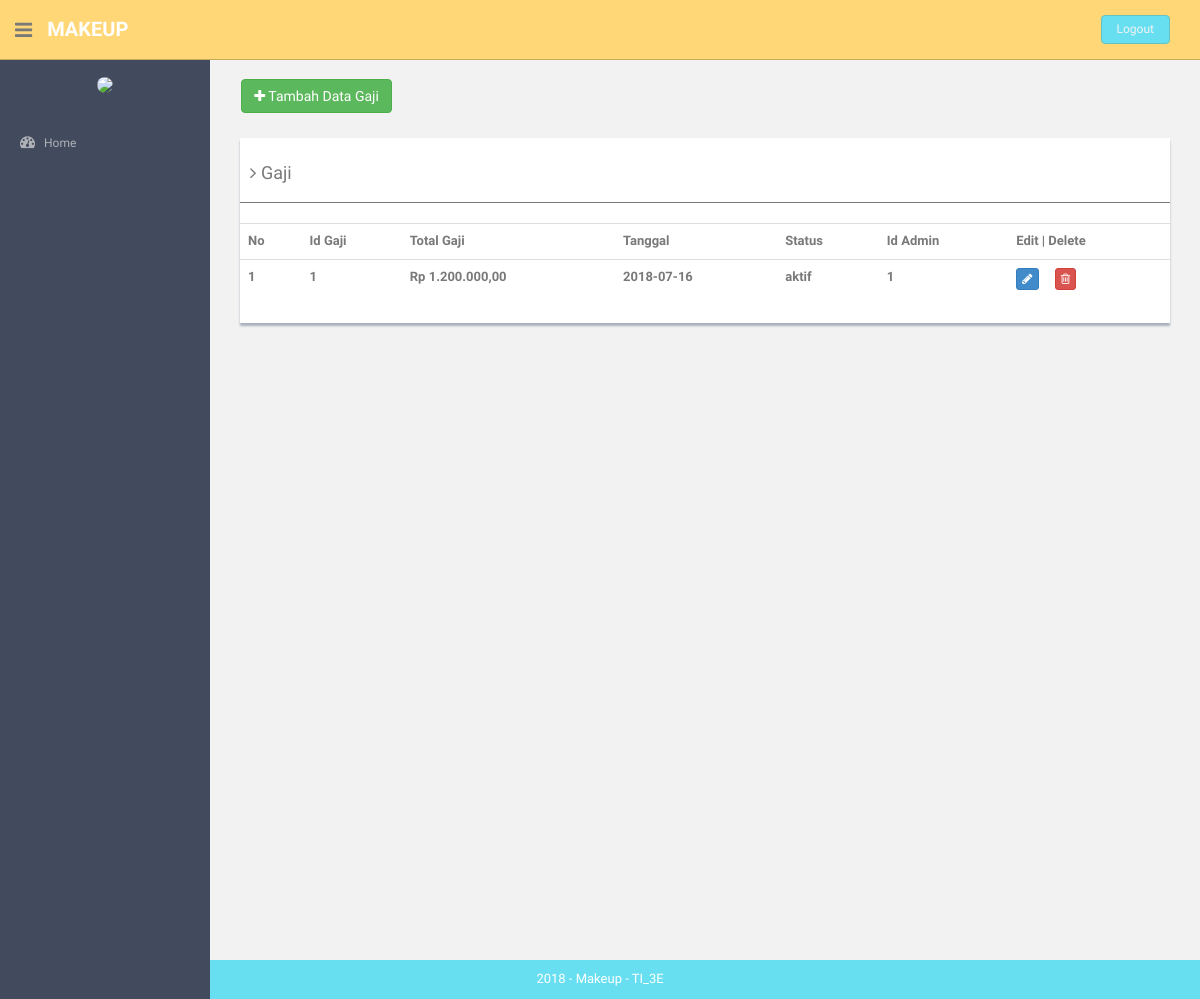
Screenshot of /index.php/gaji with the database file from the repository.
### tables this page shows
CREATE TABLE `gaji` (
  `id_gaji` int(3) NOT NULL,
  `total_gaji` int(11) NOT NULL,
  `tanggal` date NOT NULL,
  `status` varchar(10) NOT NULL,
  `id_admin` int(11) NOT NULL
);

### application/controllers/Gaji.php (called while the page is built, shortened)
<?php
class Gaji extends CI_Controller {
	public function __construct()
	{
		$this->load->helper('url','form');
		$this->load->library('form_validation');
		$this->load->model('admin_model');
		$this->load->model('gaji_model');
		$this->load->helper('html');
		$this->load->library('image_lib');
	}
	public function index()
	{
		$object['gaji']=$this->gaji_model->getDataGaji();
		$object['admin']=$this->admin_model->getDataAdmin();
		$cek['status'] = array(
        		'home'=>'',
        		'hrd'=>'active',
        		'keuangan'=>'',
        		'produk'=>'',
        		'pembelian'=>'',
        		'pemasukan'=>'',
        		'pengeluaran'=>'',
        		'utang'=>'',
        		'cash_flow'=>'',
        		'pemesanan'=>'',
                        'pembayaran'=>'',
        		'neraca'=>'',
        		'admin'=>'',
        		'gaji'=>'active',
        		'golongan'=>'',
        		'absensi'=>'',
        		'user'=>'',
        		'barang'=>'',
        		'supplier'=>'',
        		'kategori'=>'',
        		);
				$this->load->view('component/header',$cek);
				$this->load->view('gaji',$object);
				$this->load->view('component/footer');
	}
}

### index.php (called while the page is built, shortened)
<?php
require_once BASEPATH.'core/CodeIgniter.php';

### application/models/Gaji_model.php (called while the page is built, shortened)
<?php
class Gaji_model extends CI_Model {
	public function getDataGaji()
	{
		$query = $this->db->get('gaji');
		return $query->result();
	}
}

### application/views/gaji.php (the view)
<?php
function rupiah($angka){
  $hasil_rupiah = "Rp " . number_format($angka,2,',','.');
  return $hasil_rupiah;
}
?>
<section id="main-content">
  <section class="wrapper site-min-height">
    <br>&nbsp;&nbsp;&nbsp;&nbsp;
    <a href="<?php echo base_url('index.php/gaji/form_gaji'); ?>"><button type="button" class="btn btn-success "><i class="fa fa-plus"> </i> Tambah Data Gaji</button></a>
    <br>
    <div class="col-md-12 mt">
      <div class="content-panel">
        <table class="table table-hover">
          <h4><i class="fa fa-angle-right"></i> Gaji</h4>
          <hr>
          <tbody>
            <tr>
              <th>No</th>
              <th>Id Gaji</th>
              <th>Total Gaji</th>
              <th>Tanggal</th>
              <th>Status</th>
              <th>Id Admin</th>
              <th align="center">Edit | Delete</th>
            </tr>
            <?php
            $no =1;
            foreach ($gaji as $key): ?>
            <tr>
              <th><?php echo $no++ ?></th>
              <th><?php echo $key->id_gaji ?></th>
              <th><?php echo rupiah($key->total_gaji) ?></th>
              <th><?php echo $key->tanggal ?></th>
              <th><?php echo $key->status ?></th>
              <th><?php echo $key->id_admin ?></th>
              <td>
                <a class="btn btn-primary btn-xs" href="<?php echo base_url('index.php/gaji/update'); ?>/<?php echo $key->id_gaji ?>">
                  <i class="fa fa-pencil"></i>
                </a>&nbsp;&nbsp;&nbsp;&nbsp;
                <a class="btn btn-danger btn-xs" href="<?php echo base_url('index.php/gaji/delete'); ?>/<?php echo $key->id_gaji ?>">
                  <i class="fa fa-trash-o"></i>
                </a>
              </td>
            </tr>
            <?php endforeach; ?>
          </tbody>
        </table>
      </div>
      </div>
    </section>
    </section>

### assets/css/style.css (style rules this page uses)
body { color: #797979; background: #f2f2f2; font-family: 'Ruda', sans-serif; padding: 0px !important; margin: 0px !important; font-size:13px; }
a, a:hover, a:focus { text-decoration: none; outline: none; }
hr { margin-top: 20px; margin-bottom: 20px; border: 0; border-top: 1px solid #797979; }
.mt { margin-top: 25px; }
#main-content { margin-left: 210px; }
.wrapper { display: inline-block; margin-top: 60px; padding-left: 15px; padding-right: 15px; padding-bottom: 15px; padding-top: 0px; width: 100%; }
.content-panel { background: #ffffff; box-shadow: 0px 3px 2px #aab2bd; padding-top: 15px; padding-bottom: 5px; }
.content-panel h4 { margin-left: 10px; }
.site-min-height { min-height: 900px; }

### rows the page displays
gaji: id_gaji "1", total_gaji "Rp 1.200.000,00", tanggal "2018-07-16", status "aktif", id_admin "1"
